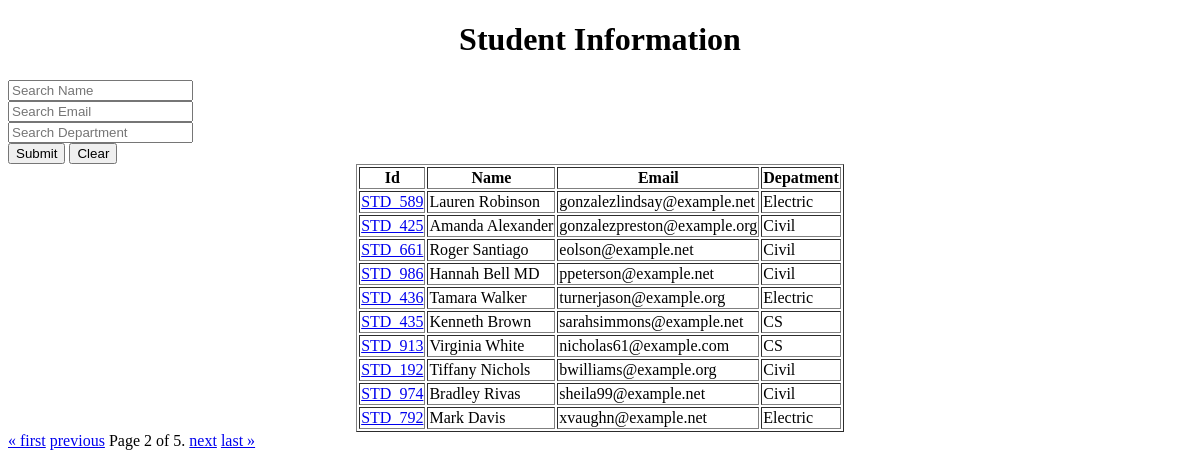
Page /?page=2 on the earlier database version.
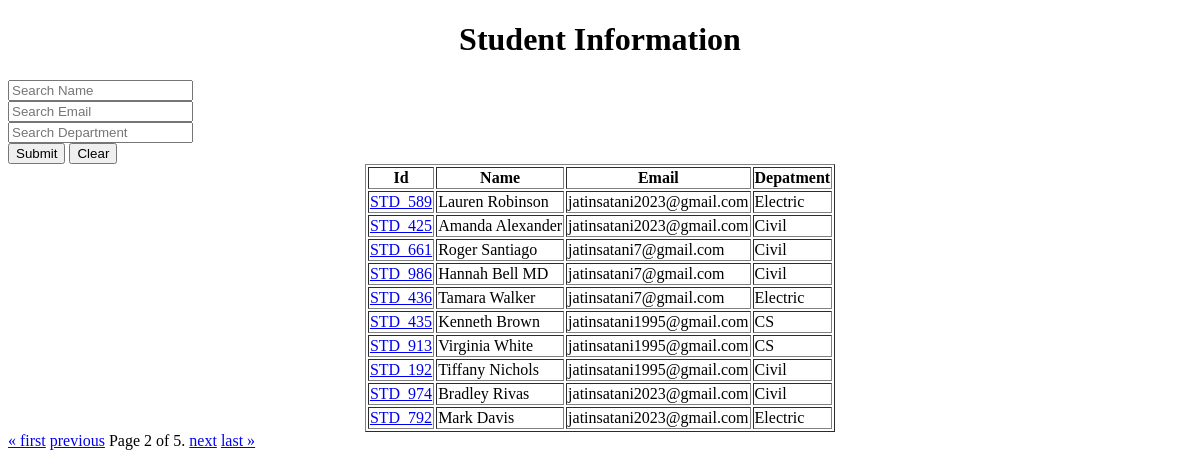
Same page on the later database version.
### myapp/models.py (models this page shows, shortened)
class Student(models.Model):
    department = models.ForeignKey(Department,on_delete=models.CASCADE)
    student_id = models.OneToOneField(StudentId,on_delete=models.CASCADE)
    name = models.CharField(max_length=100)
    email = models.CharField(max_length=100)

class StudentId(models.Model):
    student_id = models.CharField(max_length=100)
    def __str__(self) -> str:
        return self.student_id

class Department(models.Model):
    dept_name = models.CharField(max_length=100)
    def __str__(self) -> str:
        return self.dept_name

### myapp/views.py (the view)
# urls.py: path('',index,name="index"),
def index(request):
        queryset = Student.objects.all()
        paginator = Paginator(queryset, 10)
        page_number = request.GET.get("page",1)
        page_obj = paginator.get_page(page_number)
        return render(request,'index.html',{"queryset":page_obj})

### Templates/index.html (shortened to what this page needs)
<!DOCTYPE html>
<html lang="en">
<head>
</head>
<body>
    <h1 align="center">Student Information</h1>
    <div class="container" >
        <div class="row">
            <form method="post" >
            <div class="col-md-4 m-auto">
              <div  class="form-group">
                <input type="text" class="form-control" placeholder="Search Name" name="name" value="{{name}}" >
            </div>
           </div>
            <div class="col-md-4 m-auto">
                <div  class="form-group">
                    <input type="text" class="form-control" placeholder="Search Email" name="email" value="{{email}}">
                  </div>
            </div>
            <div class="col-md-4 m-auto">
                <div  class="form-group">
                    <input type="text" class="form-control" placeholder="Search Department" name="department" value="{{department}}">
                  </div>
            </div>
            <button type="submit" class="btn btn-primary">Submit</button>
            <button type="reset" class="btn btn-primary ">Clear</button>
    <table border="1" align="center">
        <tr>
            <th>Id</th>
            <th>Name</th>
            <th>Email</th>
            <th>Depatment</th>
        </tr>
        {%for std in queryset%}
        <tr>
            <td><a href="{%url 'marks' std.student_id %}">
                    {{std.student_id}}
                </a></td>
            <td>{{std.name}}</td>
            <td>{{std.email}}</td>
            <td>{{std.department}}</td>
        </tr>
        {%endfor%}
    </table>
    <div class="pagination">
        <span class="step-links">
            {% if queryset.has_previous %}
            <a href="?page=1">&laquo; first</a>
            <a href="?page={{ queryset.previous_page_number }}">previous</a>
            {% endif %}
            <span class="current">
                Page {{ queryset.number }} of {{ queryset.paginator.num_pages }}.
            </span>
            {% if queryset.has_next %}
            <a href="?page={{ queryset.next_page_number }}">next</a>
            <a href="?page={{ queryset.paginator.num_pages }}">last &raquo;</a>
            {% endif %}
        </span>
    </div>
</form>
</div>
</div>
</body>
</html>

Differences in the rows shown:
changed Student "Lauren Robinson": email "gonzalezlindsay@example.net" → "jatinsatani2023@gmail.com"
changed Student "Amanda Alexander": email "gonzalezpreston@example.org" → "jatinsatani2023@gmail.com"
changed Student "Roger Santiago": email "eolson@example.net" → "jatinsatani7@gmail.com"
changed Student "Hannah Bell MD": email "ppeterson@example.net" → "jatinsatani7@gmail.com"
changed Student "Tamara Walker": email "turnerjason@example.org" → "jatinsatani7@gmail.com"
changed Student "Kenneth Brown": email "sarahsimmons@example.net" → "jatinsatani1995@gmail.com"
changed Student "Virginia White": email "nicholas61@example.com" → "jatinsatani1995@gmail.com"
changed Student "Tiffany Nichols": email "bwilliams@example.org" → "jatinsatani1995@gmail.com"
changed Student "Bradley Rivas": email "sheila99@example.net" → "jatinsatani2023@gmail.com"
changed Student "Mark Davis": email "xvaughn@example.net" → "jatinsatani2023@gmail.com"
